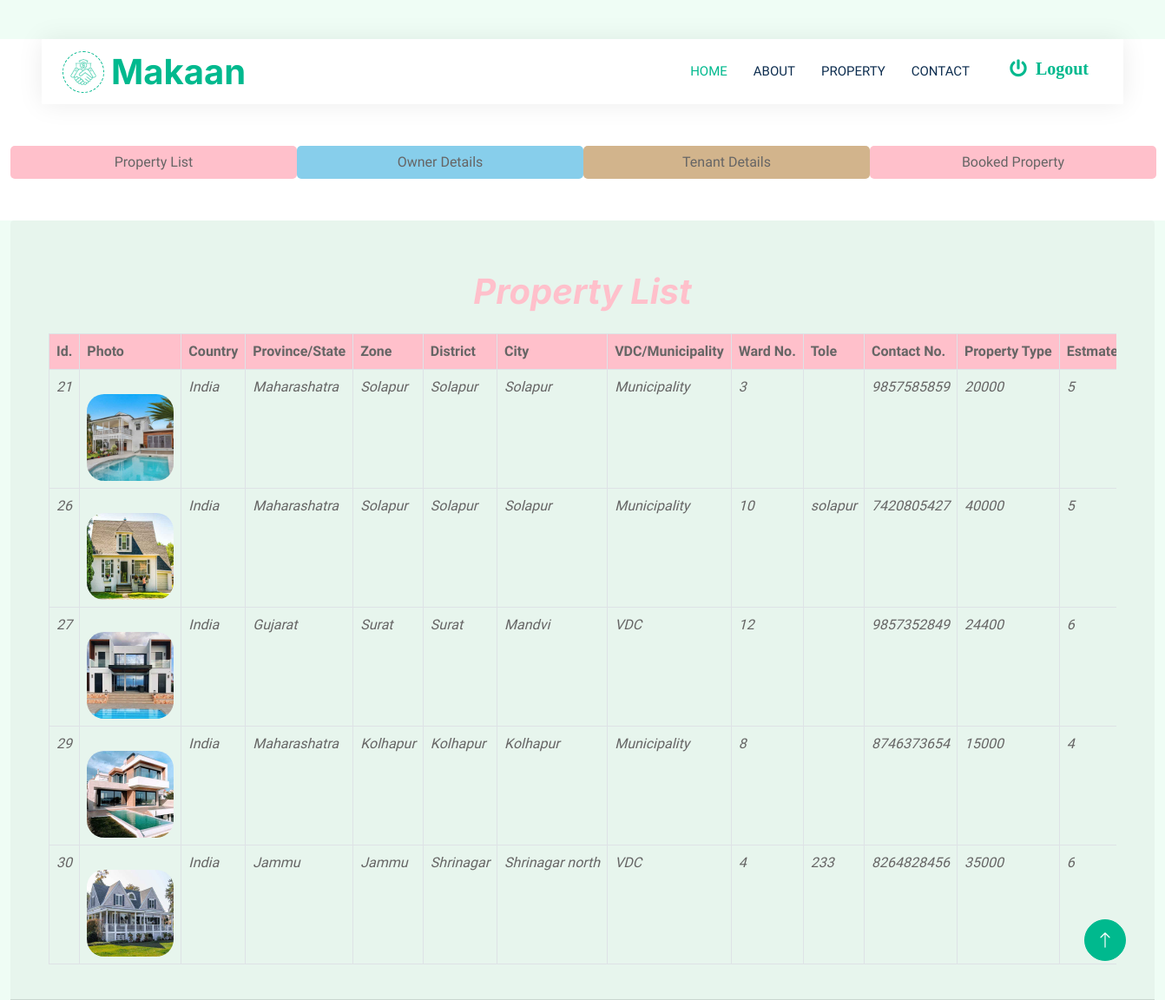
The app's page /Admin/Admin-index1.php with its own data.
### tables this page shows
CREATE TABLE `add_property` (
  `id` int(11) NOT NULL,
  `photo` varchar(255) NOT NULL,
  `country` varchar(255) NOT NULL,
  `pro` varchar(255) NOT NULL,
  `zone` varchar(255) NOT NULL,
  `district` varchar(255) NOT NULL,
  `city` varchar(255) NOT NULL,
  `vdc` varchar(255) NOT NULL,
  `ward_no` int(11) NOT NULL,
  `tole` varchar(255) NOT NULL,
  `contact` bigint(20) NOT NULL,
  `estimated_price` decimal(10,0) NOT NULL,
  `total_room` int(11) NOT NULL,
  `bed_room` int(11) NOT NULL,
  `living_room` int(11) NOT NULL,
  `kitchen` int(11) NOT NULL,
  `bathroom` int(11) NOT NULL,
  `booked` varchar(11) NOT NULL,
  `description` varchar(11) NOT NULL,
  `own_id` int(11) NOT NULL
);

### Admin/Admin-index1.php (the view, shortened to what this page needs)
<?php
include("navbar.php");
$con=mysqli_connect('localhost','root','','house_rent');
?>
    <div class="container-xxl">
      <div class="card-header">
        <center><h1 style="color:pink;font-style:italic;margin-top:50px;">Property List</h1></center>
      <div class="card-body">
         <div class="container-xxl" id="menu1" display="none">
            <div  class="table_wrapper">
              <table class="table table-bordered table-hover ">
				<thead class="thead-light" style="background-color:pink">
                    <tr>
					  <th>Id.</th>
					  <th>Photo</th>
					  <th>Country</th>
					  <th>Province/State</th>
					  <th>Zone</th>
					  <th>District</th>
					  <th>City</th>
					  <th>VDC/Municipality</th>
					  <th>Ward No.</th>
					  <th>Tole</th>
					  <th>Contact No.</th>
					  <th>Property Type</th>
					  <th>Estmated Price</th>
                    </tr>
				</thead>
          <tbody>
				<?php
				$sql1="select * from add_property";
				$res1=mysqli_query($con,$sql1);
				while($rw1=mysqli_fetch_row($res1))
				{
					?>
					<tr style="font-style:italic;">
					<td><?php echo $rw1[0]; ?></td>
					<td><img src="../Owner/image/<?php echo $rw1[1]; ?>" height="100px" width="100px" style="margin-top:20px;border-radius:20px">
					</td>
					<td><?php echo $rw1[2]; ?></td>
					<td><?php echo $rw1[3]; ?></td>
					<td><?php echo $rw1[4]; ?></td>
					<td><?php echo $rw1[5]; ?></td>
					<td><?php echo $rw1[6]; ?></td>
					<td><?php echo $rw1[7]; ?></td>
					<td><?php echo $rw1[8]; ?></td>
					<td><?php echo $rw1[9]; ?></td>
					<td><?php echo $rw1[10]; ?></td>
					<td><?php echo $rw1[11]; ?></td>
					<td><?php echo $rw1[12]; ?></td>
					</tr>
					<?php
				}
				?>
				</tbody>
        </table>
      </div>
    </div>
  </div>
</div>
</div>

### css/style.css (style rules this page uses)
:root { --primary: #00B98E; --secondary: #FF6922; --light: #EFFDF5; --dark: #0E2E50; }

### Admin/Admin-index1.php (style rules this page uses)
table { display:block; overflow-x:auto; white-space:nowrap; }
.table_wrapper { display:block; overflow-x:auto; white-space:nowrap; }

### records on screen
add_property: id "21", photo (picture), country "India", pro "Maharashatra", zone "Solapur", district "Solapur", city "Solapur", vdc "Municipality", ward_no "3", contact "9857585859", estimated_price "20000", total_room "5"
add_property: id "26", photo (picture), country "India", pro "Maharashatra", zone "Solapur", district "Solapur", city "Solapur", vdc "Municipality", ward_no "10", tole "solapur", contact "7420805427", estimated_price "40000", total_room "5"
add_property: id "27", photo (picture), country "India", pro "Gujarat", zone "Surat", district "Surat", city "Mandvi", vdc "VDC", ward_no "12", contact "9857352849", estimated_price "24400", total_room "6"
add_property: id "29", photo (picture), country "India", pro "Maharashatra", zone "Kolhapur", district "Kolhapur", city "Kolhapur", vdc "Municipality", ward_no "8", contact "8746373654", estimated_price "15000", total_room "4"
add_property: id "30", photo (picture), country "India", pro "Jammu", zone "Jammu", district "Shrinagar", city "Shrinagar north", vdc "VDC", ward_no "4", tole "233", contact "8264828456", estimated_price "35000", total_room "6"
